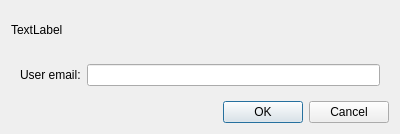
<?xml version="1.0" encoding="UTF-8"?>
<ui version="4.0">
 <class>Dialog</class>
 <widget class="QDialog" name="Dialog">
  <property name="geometry">
   <rect>
    <x>0</x>
    <y>0</y>
    <width>400</width>
    <height>134</height>
   </rect>
  </property>
  <property name="windowTitle">
   <string>Configure email</string>
  </property>
  <layout class="QVBoxLayout" name="verticalLayout">
   <item>
    <widget class="QLabel" name="message_label">
     <property name="text">
      <string>TextLabel</string>
     </property>
    </widget>
   </item>
   <item>
    <widget class="QWidget" name="widget" native="true">
     <property name="sizePolicy">
      <sizepolicy hsizetype="Preferred" vsizetype="Maximum">
       <horstretch>0</horstretch>
       <verstretch>0</verstretch>
      </sizepolicy>
     </property>
     <layout class="QHBoxLayout" name="horizontalLayout">
      <item>
       <widget class="QLabel" name="label">
        <property name="text">
         <string>User email:</string>
        </property>
       </widget>
      </item>
      <item>
       <widget class="QLineEdit" name="lineEdit"/>
      </item>
     </layout>
    </widget>
   </item>
   <item>
    <widget class="QDialogButtonBox" name="buttonBox">
     <property name="orientation">
      <enum>Qt::Horizontal</enum>
     </property>
     <property name="standardButtons">
      <set>QDialogButtonBox::Cancel|QDialogButtonBox::Ok</set>
     </property>
     <property name="centerButtons">
      <bool>false</bool>
     </property>
    </widget>
   </item>
  </layout>
 </widget>
 <resources/>
 <connections>
  <connection>
   <sender>buttonBox</sender>
   <signal>accepted()</signal>
   <receiver>Dialog</receiver>
   <slot>accept()</slot>
   <hints>
    <hint type="sourcelabel">
     <x>248</x>
     <y>254</y>
    </hint>
    <hint type="destinationlabel">
     <x>157</x>
     <y>274</y>
    </hint>
   </hints>
  </connection>
  <connection>
   <sender>buttonBox</sender>
   <signal>rejected()</signal>
   <receiver>Dialog</receiver>
   <slot>reject()</slot>
   <hints>
    <hint type="sourcelabel">
     <x>316</x>
     <y>260</y>
    </hint>
    <hint type="destinationlabel">
     <x>286</x>
     <y>274</y>
    </hint>
   </hints>
  </connection>
 </connections>
</ui>
